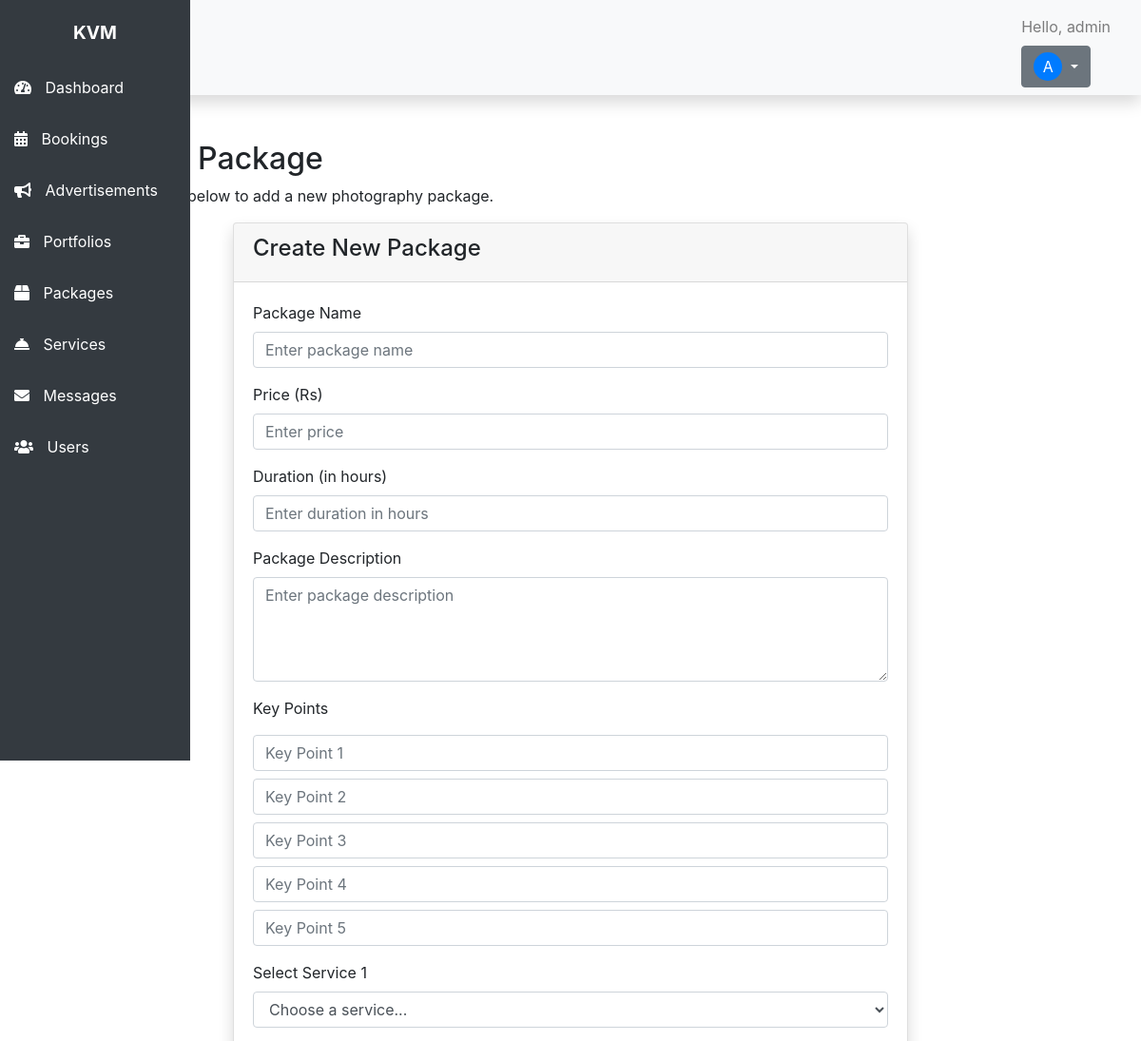
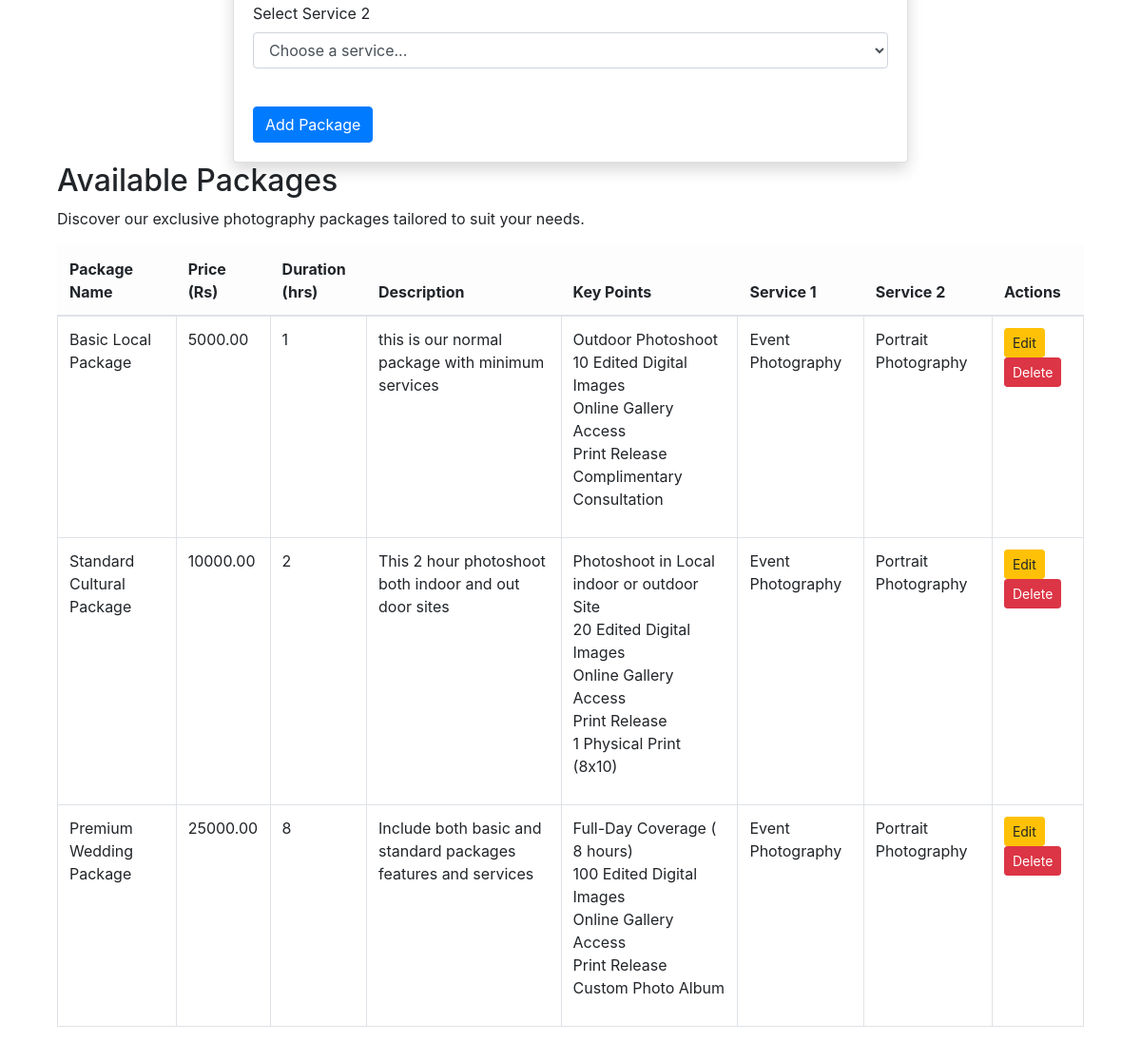
Screenshot of /admin/index.php?page=package (signed in) with the database file from the repository (2 pictures, top to bottom).
### tables this page shows
CREATE TABLE IF NOT EXISTS `packages` (
  `package_id` int NOT NULL AUTO_INCREMENT,
  `package_name` varchar(255) NOT NULL,
  `price` decimal(10,2) NOT NULL,
  `hours` int NOT NULL,
  `description` text,
  `point1` varchar(255) DEFAULT NULL,
  `point2` varchar(255) DEFAULT NULL,
  `point3` varchar(255) DEFAULT NULL,
  `point4` varchar(255) DEFAULT NULL,
  `point5` varchar(255) DEFAULT NULL,
  `service1` varchar(255) DEFAULT NULL,
  `service2` varchar(255) DEFAULT NULL,
  PRIMARY KEY (`package_id`)
);

CREATE TABLE IF NOT EXISTS `services` (
  `id` int NOT NULL AUTO_INCREMENT,
  `title` varchar(255) NOT NULL,
  `description` text NOT NULL,
  `image` varchar(255) DEFAULT NULL,
  `date` date NOT NULL,
  PRIMARY KEY (`id`)
);

### admin/package.php (the view, shortened to what this page needs)
<div class="container mt-5">
  <section id="add-package" class="add-package section light-background">
    <div class="container section-title" data-aos="fade-up">
      <h2>Add New Package</h2>
      <p>Fill out the details below to add a new photography package.</p>
    </div>
    <div class="container">
      <div class="row gy-4">
        <div class="col-lg-8 mx-auto">
          <div class="card shadow">
            <div class="card-header">
              <h4>Create New Package</h4>
            </div>
            <div class="card-body">
              <form action="partials/addPackage.php" method="post">
                <div class="form-group">
                  <label for="package_name">Package Name</label>
                  <input type="text" class="form-control" name="name" id="package_name" placeholder="Enter package name" required>
                </div>
                <div class="form-group mt-3">
                  <label for="price">Price (Rs)</label>
                  <input type="number" class="form-control" name="price" id="price" placeholder="Enter price" required>
                </div>
                <div class="form-group mt-3">
                  <label for="duration">Duration (in hours)</label>
                  <input type="number" class="form-control" name="duration" id="duration" placeholder="Enter duration in hours" required>
                </div>
                <div class="form-group mt-3">
                  <label for="description">Package Description</label>
                  <textarea class="form-control" name="description" id="description" rows="4" placeholder="Enter package description"></textarea>
                </div>
                <div class="form-group mt-3">
                  <label>Key Points</label>
                  <input type="text" class="form-control mt-2" name="point1" placeholder="Key Point 1">
                  <input type="text" class="form-control mt-2" name="point2" placeholder="Key Point 2">
                  <input type="text" class="form-control mt-2" name="point3" placeholder="Key Point 3">
                  <input type="text" class="form-control mt-2" name="point4" placeholder="Key Point 4">
                  <input type="text" class="form-control mt-2" name="point5" placeholder="Key Point 5">
                </div>
                <div class="form-group mt-3">
                  <label for="service1">Select Service 1</label>
                  <select class="form-control" name="service1" id="service1">
                    <option value="">Choose a service...</option>
                  </select>
                </div>
                <div class="form-group mt-3">
                  <label for="service2">Select Service 2</label>
                  <select class="form-control" name="service2" id="service2">
                    <option value="">Choose a service...</option>
                  </select>
                </div>
                <button type="submit" name="submit" class="btn btn-primary mt-4">Add Package</button>
              </form>
            </div>
          </div>
        </div>
      </div>
    </div>
  </section>
  <section id="package-details" class="package-details section light-background">
    <div class="container section-title" data-aos="fade-up">
      <h2>Available Packages</h2>
      <p>Discover our exclusive photography packages tailored to suit your needs.</p>
    </div>
    <div class="container">
      <div class="table-responsive">
        <table class="table table-bordered table-hover">
          <thead class="table-light">
            <tr>
              <th scope="col">Package Name</th>
              <th scope="col">Price (Rs)</th>
              <th scope="col">Duration (hrs)</th>
              <th scope="col">Description</th>
              <th scope="col">Key Points</th>
              <th scope="col">Service 1</th>
              <th scope="col">Service 2</th>
              <th scope="col">Actions</th>
            </tr>
          </thead>
          <tbody>
            <?php
            include 'partials/dbconnect.php';
            $sql = "SELECT * FROM packages";
            $result = $conn->query($sql);
            if ($result && $result->num_rows > 0) {
              while ($row = $result->fetch_assoc()) {
                $packageName = $row['package_name'];
                $packageId = $row['package_id'];
                $price = $row['price'];
                $duration = $row['hours'];
                $description = $row['description'];
                $point1 = $row['point1'];
                $point2 = $row['point2'];
                $point3 = $row['point3'];
                $point4 = $row['point4'];
                $point5 = $row['point5'];
                $service1 = $row['service1'];
                $service2 = $row['service2'];
            ?>
                <tr>
                  <td><?php echo htmlspecialchars($packageName); ?></td>
                  <td><?php echo htmlspecialchars($price); ?></td>
                  <td><?php echo htmlspecialchars($duration); ?></td>
                  <td><?php echo htmlspecialchars($description); ?></td>
                  <td>
                    <ul class="list-unstyled">
                      <li><?php echo htmlspecialchars($point1); ?></li>
                      <li><?php echo htmlspecialchars($point2); ?></li>
                      <li><?php echo htmlspecialchars($point3); ?></li>
                      <li><?php echo htmlspecialchars($point4); ?></li>
                      <li><?php echo htmlspecialchars($point5); ?></li>
                    </ul>
                  </td>
                  <td><?php
                    $sl = "SELECT title FROM services WHERE id = '$service1'";
                    $st = $conn->prepare($sl);
                    if ($st->execute()) {
                      $res = $st->get_result();
                      if ($res->num_rows > 0) {
                        while ($data = $res->fetch_assoc()) {
                          echo $data['title'];
                        }
                      }
                    }
                  ?></td>
                  <td><?php
                    $sl = "SELECT title FROM services WHERE id = '$service2'";
                    $st = $conn->prepare($sl);
                    if ($st->execute()) {
                      $res = $st->get_result();
                      if ($res->num_rows > 0) {
                        while ($data = $res->fetch_assoc()) {
                          echo $data['title'];
                        }
                      }
                    }
                  ?></td>
                  <td>
                    <a href="editPackage.php?id=<?php echo $row['package_id']; ?>" class="btn btn-sm btn-warning">Edit</a>
                    <a href="#" class="btn btn-sm btn-danger" onclick="deletePackage(<?php echo $packageId; ?>)">Delete</a>
                  </td>
                </tr>
            <?php
              }
            } else {
              echo "<tr><td colspan='8' class='text-center'>No packages available at the moment.</td></tr>";
            }
            ?>
          </tbody>
        </table>
      </div>
    </div>
  </section>
</div>

### rows the page displays
packages: package_name "Basic Local Package", price "5000.00", hours "1", description "this is our normal package with minimum services", point1 "Outdoor Photoshoot", point2 "10 Edited Digital Images", point3 "Online Gallery Access", point4 "Print Release", point5 "Complimentary Consultation"
services: title "Event Photography"
services: title "Portrait Photography"
packages: package_name "Standard Cultural Package", price "10000.00", hours "2", description "This 2 hour photoshoot both indoor and out door sites", point1 "Photoshoot in Local indoor or outdoor Site", point2 "20 Edited Digital Images", point3 "Online Gallery Access", point4 "Print Release", point5 "1 Physical Print (8x10)"
packages: package_name "Premium Wedding Package", price "25000.00", hours "8", description "Include both basic and standard packages features and services", point1 "Full-Day Coverage ( 8 hours)", point2 "100 Edited Digital Images", point3 "Online Gallery Access", point4 "Print Release", point5 "Custom Photo Album"

### other values shown
$username "admin"
$firstLetter "A"
